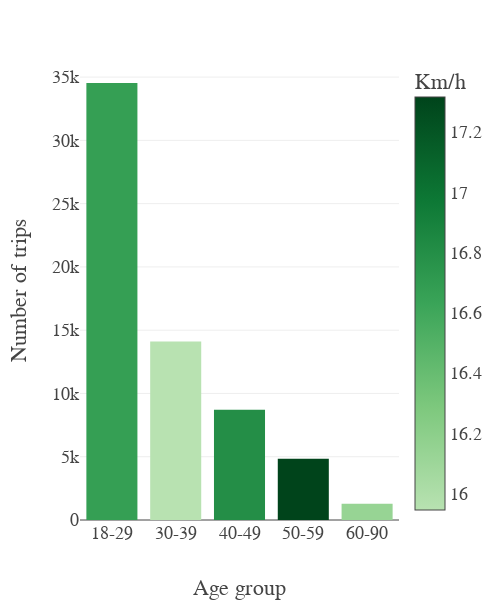

Notebook source saved alongside this figure:
### Code cell
spped = gm_processing.groupby('AgeBracket')['AvgSpeed'].agg(['mean','count']).reset_index()
fig = px.bar(spped, x='AgeBracket', y='count', color='mean',
             color_continuous_scale=custom_green_scale,
             labels={'mean': 'Km/h', 'count': 'Number of trips', 'AgeBracket':'Age group'})

fig.update_layout(width=500,height=600, template=None, font=dict(family='Aptos',size=18))
fig.update_traces()
# fig.update_yaxes(showgrid=False)
fig.update_xaxes(showgrid=False)
fig.show()

### Figure 1 — Plotly figure (JSON) as saved in the notebook; plotly's stock layout.template omitted (floating-point values rounded to 4 significant figures)
{"data": [{"alignmentgroup": "True", "hovertemplate": "Age group=%{x}<br>Number of trips=%{y}<br>Km/h=%{marker.color}<extra></extra>", "legendgroup": "", "marker": {"color": [16.67, 15.95, 16.8, 17.32, 16.14], "coloraxis": "coloraxis", "pattern": {"shape": ""}}, "name": "", "offsetgroup": "", "orientation": "v", "showlegend": false, "textposition": "auto", "type": "bar", "x": ["18-29", "30-39", "40-49", "50-59", "60-90"], "xaxis": "x", "y": [34532, 14101, 8713, 4841, 1275], "yaxis": "y"}], "layout": {"barmode": "relative", "coloraxis": {"colorbar": {"title": {"text": "Km/h"}}, "colorscale": [[0, "rgb(184,226,177)"], [0.25, "rgb(125,200,125)"], [0.5, "rgb(58,164,88)"], [0.75, "rgb(13,120,53)"], [1, "rgb(0,68,27)"]]}, "font": {"family": "Aptos", "size": 18}, "height": 600, "legend": {"tracegroupgap": 0}, "margin": {"t": 60}, "width": 500, "xaxis": {"anchor": "y", "domain": [0, 1], "showgrid": false, "title": {"text": "Age group"}}, "yaxis": {"anchor": "x", "domain": [0, 1], "title": {"text": "Number of trips"}}}}
